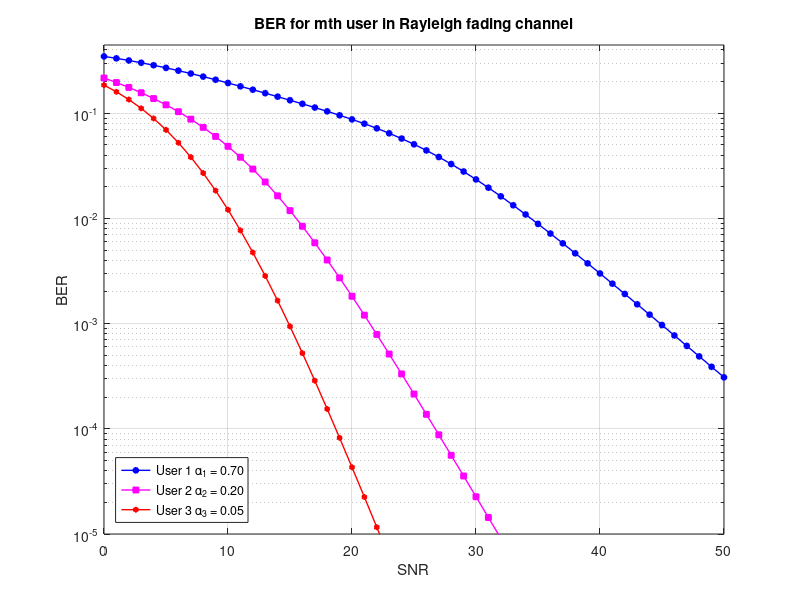

This chart was generated by the following MATLAB code:
clear, clc;
P=1;
[a1, a2, a3] = deal(0.70, 0.25, 0.05);
a=[a1, a2, a3];
[A1, A2 ,A3] = deal(sqrt(P*a1),sqrt(P*a2),sqrt(P*a3));
A=[A1, A2 ,A3];
SNR = 0:50;
variance=10.^(-SNR./10);
mtx1=[1 1 1;1 -1 1;1 1 -1;1 -1 -1];
mtx2=[1 1;1 -1];
mtx3=1;
M=3;OMEGA=1;zeta=0;
[ls1, ls2, ls3]=deal(4, 2, 1);
[sumt1, sumt2,sumt3]=deal(0,0,0);
gamma=P./variance;
%correct power
for h =1:M 
        mtx1(:,h)=mtx1(:,h)*A(h);
end
for h =1:M-1 
        mtx2(:,h)=mtx2(:,h)*A(h+1);
end
mtx3=A(3)*mtx3;
vector1=zeros([1 length(SNR)]);
vector2=zeros([1 length(SNR)]);
vector3=zeros([1 length(SNR)]);
for h=1:length(SNR)
    sum1_3=0;
    m=1;
    for i=1:ls1
        sum1_2=0;
        for t=0:(M-m)
           sum1_1=0;
           for k=0:(m+t-1)
               ita=factorial(M)/(factorial(M-m)*factorial(m-1));
               Y=mtx1(i,:);
               beta=sum(Y)/sqrt(P);
               omega2=OMEGA*zeta*0;
               betaplus=beta.*sqrt(P./(P+gamma*omega2));
               omega=sqrt( 1+( (2*(k+1)) ./ (betaplus.^2*gamma(h)*1) ) );
               p1=(ita*(omega-1)*(-1)^(t+k)*nchoosek((M-m),t)*nchoosek((m+t-1),k)) / (2^(M-m+1)*(k+1)*omega);
               sum1_1=sum1_1+p1;
           end
           sum1_2=sum1_2+sum1_1;
        end
        sum1_3=sum1_3+sum1_2;
    end   
    vector1(h)=sum1_3;
end
for h=1:length(SNR)
    sum1_3=0;
    m=2;
    for i=1:ls2
        sum1_2=0;
        for t=0:(M-m)
           sum1_1=0;
           for k=0:(m+t-1)
               ita=factorial(M)/(factorial(M-m)*factorial(m-1));
               Y=mtx1(i,:);
               beta=sum(Y)/sqrt(P);
               omega2=OMEGA*zeta*(0.70);
               betaplus=beta.*sqrt(P./(P+gamma*omega2));%*0.5
               omega=sqrt( 1+( (2*(k+1)) ./ (betaplus.^2*gamma(h)*1) ) );
               p1=(ita*(omega-1)*(-1)^(t+k)*nchoosek((M-m),t)*nchoosek((m+t-1),k)) / (2^(M-m+1)*(k+1)*omega);
               sum1_1=sum1_1+p1;
           end
           sum1_2=sum1_2+sum1_1;
        end
        sum1_3=sum1_3+sum1_2;
    end   
    vector2(h)=sum1_3;
end
for h=1:length(SNR)
    sum1_3=0;
    m=3;
    for i=1:ls3
        sum1_2=0;
        for t=0:(M-m)
           sum1_1=0;
           for k=0:(m+t-1)
               ita=factorial(M)/(factorial(M-m)*factorial(m-1));
               Y=mtx2(i,:);
               beta=sum(Y)/sqrt(P);
               omega2=OMEGA*zeta*(0.70+0.25);
               betaplus=beta.*sqrt(P./(P+gamma*omega2));%*0.7
               omega=sqrt( 1+( (2*(k+1)) ./ (betaplus.^2*gamma(h)*1) ) );
               p1=(ita*(omega-1)*(-1)^(t+k)*nchoosek((M-m),t)*nchoosek((m+t-1),k)) / (2^(M-m+1)*(k+1)*omega);
               sum1_1=sum1_1+p1;
           end
           sum1_2=sum1_2+sum1_1;
        end
        sum1_3=sum1_3+sum1_2;
    end   
    vector3(h)=sum1_3;
end
colorstring = 'bmr';
figure(4)
semilogy(SNR,vector1,'o-','Color', colorstring(1),'LineWidth',1,'MarkerSize',4,'MarkerFaceColor','b')
hold on;grid on; ylim([10^(-5) 0.446]);
semilogy(SNR,vector2,'s-','Color', colorstring(2),'LineWidth',1,'MarkerSize',4,'MarkerFaceColor','m')%7
semilogy(SNR,vector3,'h-','Color', colorstring(3),'LineWidth',1,'MarkerSize',4,'MarkerFaceColor','r')%11
legend('User 1 \alpha_1 = 0.70','User 2 \alpha_2 = 0.20','User 3 \alpha_3 = 0.05','Location','southwest');
title('BER for mth user in Rayleigh fading channel');
xlabel('SNR');
ylabel('BER');